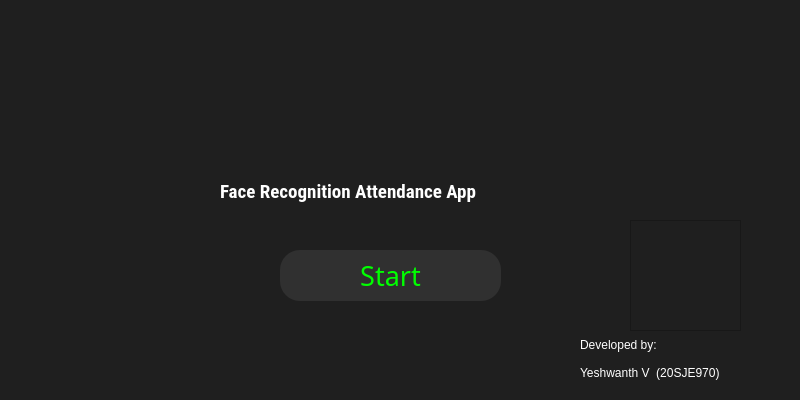
<?xml version="1.0" encoding="UTF-8"?>
<ui version="4.0">
 <class>Dialog</class>
 <widget class="QDialog" name="Dialog">
  <property name="geometry">
   <rect>
    <x>0</x>
    <y>0</y>
    <width>800</width>
    <height>400</height>
   </rect>
  </property>
  <property name="minimumSize">
   <size>
    <width>0</width>
    <height>0</height>
   </size>
  </property>
  <property name="maximumSize">
   <size>
    <width>800</width>
    <height>400</height>
   </size>
  </property>
  <property name="windowTitle">
   <string>Face Recognition Time Attendance App</string>
  </property>
  <property name="windowIcon">
   <iconset>
    <normaloff>:/icon/icon.png</normaloff>:/icon/icon.png</iconset>
  </property>
  <property name="styleSheet">
   <string notr="true">background-color: rgb(31, 31, 31);
</string>
  </property>
  <widget class="QPushButton" name="runButton">
   <property name="geometry">
    <rect>
     <x>280</x>
     <y>250</y>
     <width>221</width>
     <height>51</height>
    </rect>
   </property>
   <property name="font">
    <font>
     <family>Arial Black</family>
     <pointsize>20</pointsize>
     <weight>10</weight>
     <italic>false</italic>
     <bold>false</bold>
    </font>
   </property>
   <property name="styleSheet">
    <string notr="true">background-color: rgb(48, 48, 48);
color: rgb(0, 255, 0);
border-radius:20px;
color: rgb(0, 255, 0);
font: 87 20pt &quot;Arial Black&quot;;</string>
   </property>
   <property name="text">
    <string>Start</string>
   </property>
  </widget>
  <widget class="QLabel" name="label">
   <property name="geometry">
    <rect>
     <x>310</x>
     <y>40</y>
     <width>171</width>
     <height>101</height>
    </rect>
   </property>
   <property name="styleSheet">
    <string notr="true">image: url(:/logo/logo (1).png);</string>
   </property>
   <property name="text">
    <string/>
   </property>
  </widget>
  <widget class="QWidget" name="verticalLayoutWidget">
   <property name="geometry">
    <rect>
     <x>580</x>
     <y>333</y>
     <width>201</width>
     <height>51</height>
    </rect>
   </property>
   <layout class="QVBoxLayout" name="verticalLayout">
    <item>
     <widget class="QLabel" name="label_2">
      <property name="styleSheet">
       <string notr="true">color: rgb(255, 255, 255);
font: 63 10pt &quot;Bahnschrift SemiBold&quot;;</string>
      </property>
      <property name="text">
       <string>Developed by:</string>
      </property>
     </widget>
    </item>
    <item>
     <widget class="QLabel" name="label_4">
      <property name="styleSheet">
       <string notr="true">color: rgb(255, 255, 255);
font: 75 italic 12pt &quot;Aparajita&quot;;</string>
      </property>
      <property name="text">
       <string>Yeshwanth V  (20SJE970)</string>
      </property>
     </widget>
    </item>
   </layout>
  </widget>
  <widget class="QLabel" name="filelabel">
   <property name="geometry">
    <rect>
     <x>220</x>
     <y>170</y>
     <width>351</width>
     <height>43</height>
    </rect>
   </property>
   <property name="font">
    <font>
     <family>Roboto Condensed</family>
     <pointsize>14</pointsize>
     <weight>75</weight>
     <bold>true</bold>
    </font>
   </property>
   <property name="styleSheet">
    <string notr="true">color: rgb(255, 255, 255);

</string>
   </property>
   <property name="text">
    <string>Face Recognition Attendance App</string>
   </property>
  </widget>
  <widget class="QLabel" name="label_3">
   <property name="geometry">
    <rect>
     <x>630</x>
     <y>220</y>
     <width>111</width>
     <height>111</height>
    </rect>
   </property>
   <property name="font">
    <font>
     <kerning>true</kerning>
    </font>
   </property>
   <property name="cursor">
    <cursorShape>ArrowCursor</cursorShape>
   </property>
   <property name="mouseTracking">
    <bool>true</bool>
   </property>
   <property name="autoFillBackground">
    <bool>false</bool>
   </property>
   <property name="frameShape">
    <enum>QFrame::StyledPanel</enum>
   </property>
   <property name="frameShadow">
    <enum>QFrame::Raised</enum>
   </property>
   <property name="text">
    <string/>
   </property>
   <property name="pixmap">
    <pixmap resource="sjeclogo.qrc">:/logo/yesh.jpeg</pixmap>
   </property>
   <property name="scaledContents">
    <bool>true</bool>
   </property>
  </widget>
 </widget>
 <resources>
  <include location="sjeclogo.qrc"/>
 </resources>
 <connections/>
</ui>
